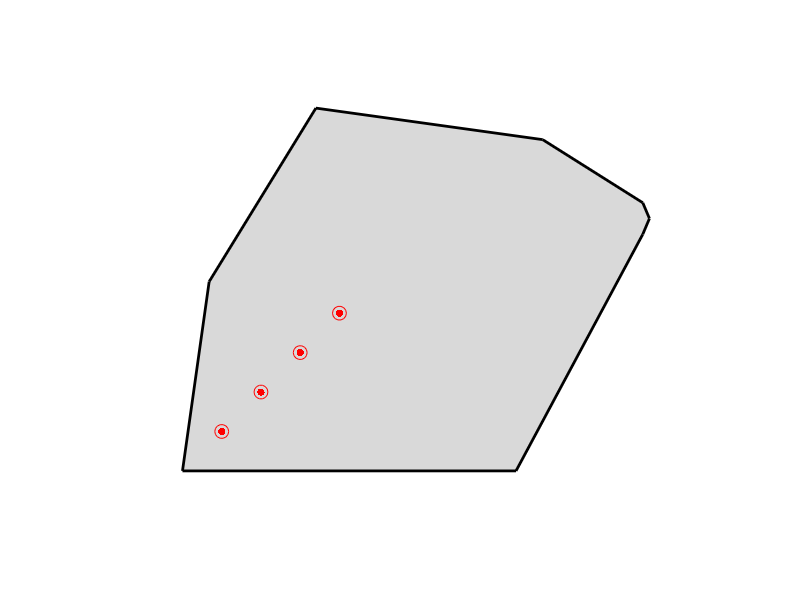

The MATLAB script that drew this image: (Note: this script raises an error after producing the figure.)
function code()
    % Polygon area
    xa = [0 2.125 2.9325 2.975 2.9325 2.295 0.85 0.17];
    ya = [0 0 1.5 1.6 1.7 2.1 2.3 1.2];
    % Initial coordinates of the 4 robots
    xr = [0.25 0.5 0.75 1.0];
    yr = [0.25 0.5 0.75 1.0];
    % Various radius of interest
    R = [0.1 0.2 0.3 0.4 0.5 0.6 0.7 0.8 0.9 1.0];
    % Initial orientations of the 4 robots
    th = [0 pi/6 pi/3 pi/2];
    % Maximum angle of rotation for a supposed car-like wheeled robot
    % and a Dr=0.01 displacement
    a = pi / 180 * 15; %#ok<NASGU>
    
    % Trajectory graph
    figure(1); hold;
    % Set background color
    set(gcf,'Color',[1 1 1]);
    % Draw background polygon area
    h = fill(xa,ya,[0.85 0.85 0.85]); set(h,'EdgeColor','none');
    % Draw polygon
    k = convhull(xa,ya);
    plot(xa(k),ya(k),'k','LineWidth',2); axis([-0.5 3.45 -0.4 2.7]); axis off;
    % Draw initial positions for the robots
    plot(xr,yr,'ro','MarkerSize',10);
    plot(xr,yr,'r.','MarkerSize',16);
    
    r = R(10);  % Choose radius for the coverage area of the robots
    for step = 1:300
        % Calculate the r-limited Voronoi cells
        [xr1_poly yr1_poly xr2_poly yr2_poly xr3_poly yr3_poly xr4_poly yr4_poly]...
        = draw_instant(xa,ya,xr,yr,th,r,step);
        % Calculate the centers of the r-limited Voronoi cells
        % and move the robots towards those centers
        [~,cx,cy] = polycenter(xr1_poly,yr1_poly);
        %[xr(1) yr(1) th(1)] = update_center(xr(1),yr(1),th(1),cx,cy,a);
        % Uncomment the previous line and comment the next line, if there
        % is a hypothesis of a car-like wheeled robot
        [xr(1) yr(1)] = update_center_unconstrainted(xr(1),yr(1),cx,cy);
        [~,cx,cy] = polycenter(xr2_poly,yr2_poly);
        %[xr(2) yr(2) th(2)] = update_center(xr(2),yr(2),th(2),cx,cy,a);
        % Uncomment the previous line and comment the next line, if there
        % is a hypothesis of a car-like wheeled robot
        [xr(2) yr(2)] = update_center_unconstrainted(xr(2),yr(2),cx,cy);
        [~,cx,cy] = polycenter(xr3_poly,yr3_poly);
        %[xr(3) yr(3) th(3)] = update_center(xr(3),yr(3),th(3),cx,cy,a);
        % Uncomment the previous line and comment the next line, if there
        % is a hypothesis of a car-like wheeled robot
        [xr(3) yr(3)] = update_center_unconstrainted(xr(3),yr(3),cx,cy);
        [~,cx,cy] = polycenter(xr4_poly,yr4_poly);
        %[xr(4) yr(4) th(4)] = update_center(xr(4),yr(4),th(4),cx,cy,a);
        % Uncomment the previous line and comment the next line, if there
        % is a hypothesis of a car-like wheeled robot
        [xr(4) yr(4)] = update_center_unconstrainted(xr(4),yr(4),cx,cy);
        figure(1);
        % Draw current positions of the robots
        plot(xr(1),yr(1),'m.','MarkerSize',5,'MarkerFaceColor','m');
        plot(xr(2),yr(2),'c.','MarkerSize',5,'MarkerFaceColor','c');
        plot(xr(3),yr(3),'y.','MarkerSize',5,'MarkerFaceColor','y');
        plot(xr(4),yr(4),'g.','MarkerSize',5,'MarkerFaceColor','g');
        myaa
        export_fig( ['trajectory_r=' sprintf('%.1f',r) '_step=' sprintf('%03d',step) '.png'] )
        close
    end   
end
